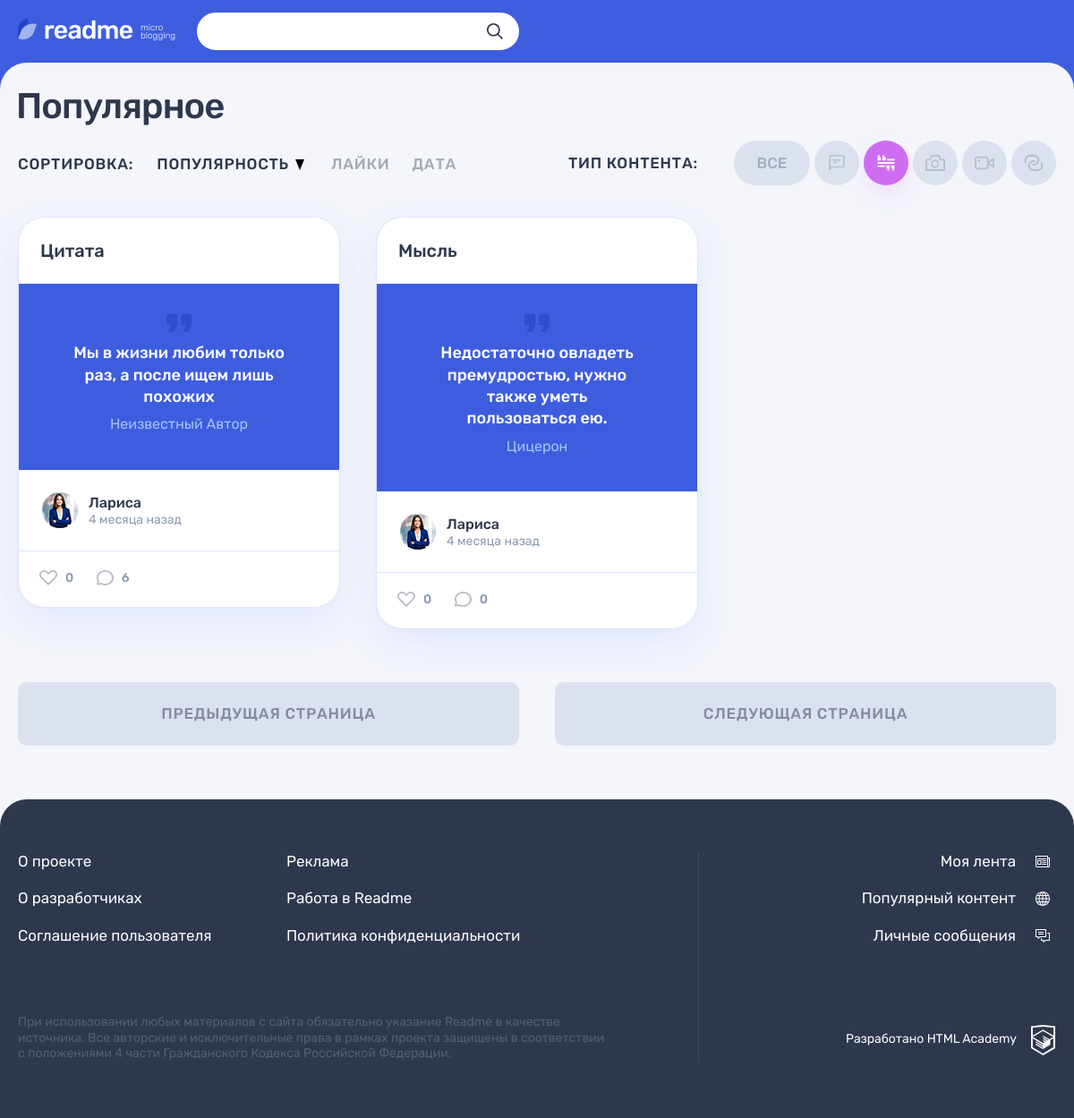
/popular.php?type_id=2&sort_type=popular&sort_direction=desc&page=1 (signed in), run on the app's committed database.
### tables this page shows
CREATE TABLE `types`
(
    `id`         INT UNSIGNED                       NOT NULL AUTO_INCREMENT PRIMARY KEY,
    `title`      VARCHAR(255)                       NOT NULL,
    `icon_url`   VARCHAR(2048)                      NOT NULL,
    `created_at` DATETIME DEFAULT CURRENT_TIMESTAMP NOT NULL,
    `updated_at` DATETIME DEFAULT CURRENT_TIMESTAMP ON UPDATE CURRENT_TIMESTAMP
);

CREATE TABLE `posts`
(
    `id`               INT UNSIGNED                           NOT NULL AUTO_INCREMENT PRIMARY KEY,
    `created_at`       DATETIME     DEFAULT CURRENT_TIMESTAMP NOT NULL,
    `updated_at`       DATETIME     DEFAULT CURRENT_TIMESTAMP ON UPDATE CURRENT_TIMESTAMP,
    `title`            VARCHAR(255)                           NOT NULL,
    `content`          TEXT                                   NULL,
    `author_quote`     VARCHAR(255)                           NULL,  
    `image_url`        VARCHAR(2048)                          NULL,
    `video_url`        VARCHAR(2048)                          NULL,
    `website_url`      VARCHAR(2048)                          NULL,
    `views_count`      INT UNSIGNED DEFAULT 0,                       
    `repost_flag`      BOOL         DEFAULT FALSE,                   
    `original_post_id` INT UNSIGNED,                                 
    `user_id`          INT UNSIGNED                           NOT NULL,
    `type_id`          INT UNSIGNED                           NOT NULL,
    FOREIGN KEY (user_id) REFERENCES users (id),
    FOREIGN KEY (type_id) REFERENCES types (id)
);

CREATE TABLE `users`
(
    `id`         INT UNSIGNED                       NOT NULL AUTO_INCREMENT PRIMARY KEY,
    `email`      VARCHAR(255)                       NOT NULL,
    `login`      VARCHAR(255)                       NOT NULL,
    `password`   VARCHAR(255)                       NOT NULL,
    `avatar_url` VARCHAR(2048)                      NOT NULL,
    `created_at` DATETIME DEFAULT CURRENT_TIMESTAMP NOT NULL,
    `updated_at` DATETIME DEFAULT CURRENT_TIMESTAMP ON UPDATE CURRENT_TIMESTAMP
);

### functions/functions.php (called while the page is built, shortened)
<?php
function includeTemplate($name, array $data = [])
{
    $name = 'templates/' . $name;
    extract($data);
    require $name;
    $result = ob_get_clean();
    return $result;
}
function getNounPluralForm(int $number, string $one, string $two, string $many)
{
    $mod10 = $number % 10;
    switch (true) {
        case ($mod10 >= 2 && $mod10 <= 4):
            return $two;
    }
}
function publicationLife($publishTime)
{
    $differentTime = time() - strtotime($publishTime);
    switch (true) {
        case ($differentTime >= 2419200):
            $differentTime = floor($differentTime / 2419200);
            return "{$differentTime} " .
                getNounPluralForm(
                    $differentTime,
                    'месяц',
                    'месяца',
                    'месяцев'
                ) . " назад";
    }
}
function popularAddClass($pageParams, $sortType)
{
    $popularAddClass = '';
    if (!empty($pageParams['sort_type']) && $pageParams['sort_type'] == $sortType) {
        $popularAddClass .= " sorting__link--active";
    }
    return $popularAddClass;
}
function getPageDefaultParams()
{
    return [
        "type_id" => [0, 1, 2, 3, 4, 5],
        "sort_type" => ["popular", "like", "date"],
        "sort_direction" => ["asc", "desc"]
    ];
}
function popularParams()
{
    $avail_params = getPageDefaultParams();
    $page_params = ["type_id" => 0, "sort_type" => "popular", "sort_direction" => "desc", "page" => 1];
    if (!empty($_GET["type_id"])) {
        $type_id = filter_input(INPUT_GET, "type_id", FILTER_SANITIZE_NUMBER_INT);
        if (in_array($type_id, $avail_params["type_id"])) {
            $page_params["type_id"] = $type_id;
        }
    }
    if (!empty($_GET["sort_type"])) {
        $sort_type = filter_input(INPUT_GET, "sort_type", FILTER_SANITIZE_STRING);
        if (in_array($sort_type, $avail_params["sort_type"])) {
            $page_params["sort_type"] = $sort_type;
        }
    }
    if (!empty($_GET["sort_direction"])) {
        $sort_direction = filter_input(INPUT_GET, "sort_direction", FILTER_SANITIZE_STRING);
        if (in_array($sort_direction, $avail_params["sort_direction"])) {
            $page_params["sort_direction"] = $sort_direction;
        }
    }
    if (!empty($_GET["page"])) {
        $page = filter_input(INPUT_GET, "page", FILTER_SANITIZE_NUMBER_INT);
        $page_params["page"] = $page;
    }
    return $page_params;
}
function modPageParams($pageParams = [], array $modParams = [], $reverseSort = false, $changePage = false)
{
    if (!empty($modParams["sort_type"]) && $pageParams["sort_type"] != $modParams["sort_type"]) {
        $reverseSort = false;
        $pageParams["sort_direction"] = "desc";
    }
    if ($reverseSort) {
        $pageParams['sort_direction'] = ($pageParams['sort_direction'] == 'asc') ? 'desc' : 'asc';
    }
    if ($changePage == false){
        $pageParams['page'] = 1;
    }
    foreach ($modParams as $mod => $value) {
        $pageParams[$mod] = $value;
    }
    return $pageParams;
}
function getModPageQuery($pageParams = [], array $modParams = [], $reverseSort = false, $changePage = false)
{
    $params = modPageParams($pageParams, $modParams, $reverseSort, $changePage);
    return http_build_query($params);
}
function htmlTime($publishTime):string
{
    return 'datetime="' . $publishTime . '" title="' . date('d.m.Y H:i', strtotime($publishTime)) . '"';
}

### sql-connect.php (called while the page is built, shortened)
<?php
function getContentTypes($connect)
{
    $sqlCategory = "SELECT id, title, icon_url FROM types";
    $resultCategory = mysqli_query($connect, $sqlCategory);
    return mysqli_fetch_all($resultCategory, MYSQLI_ASSOC);
}
function getListPosts($connect, $typeId, $sortType, $sortDirection, $offset)
{
    $order = "";
    switch ($sortType) {
        case 'popular':
            $order = " posts.views_count $sortDirection ";
            break;
    }
    $limit = "LIMIT " . QUANTITY_POPULAR_POSTS . " OFFSET $offset";
    $sqlPosts = "SELECT
        posts.id,
        posts.title,
        types.id AS 'type_id',
        types.title AS 'type_title',
        posts.content,
        posts.author_quote,
        posts.image_url,
        posts.video_url,
        posts.website_url,
        posts.created_at,
        users.id AS 'user_id',
        users.login AS 'user_login',
        users.avatar_url AS 'user_avatar_url',
        posts.views_count,
        (SELECT COUNT(likes.user_id) FROM likes WHERE likes.post_id = posts.id) AS 'count_post_likes',
        (SELECT COUNT(comments.id) FROM comments WHERE comments.post_id=posts.id) AS 'count_post_comments'
FROM posts
          INNER JOIN users ON posts.user_id = users.id
          INNER JOIN types ON posts.type_id = types.id
WHERE $typeId > 0 AND types.id = $typeId OR $typeId = 0 AND types.id >= $typeId
ORDER BY " . $order . $limit;
    $resultPosts = mysqli_query($connect, $sqlPosts);
    return mysqli_fetch_all($resultPosts, MYSQLI_ASSOC);
}
function getCountPosts($connect, $typeId, $sortType, $sortDirection)
{
    $sqlPosts = "SELECT posts.id FROM posts
          INNER JOIN types ON posts.type_id = types.id
WHERE $typeId > 0 AND types.id = $typeId OR $typeId = 0 AND types.id >= $typeId";
    $resultPosts = mysqli_query($connect, $sqlPosts);
    return mysqli_affected_rows($connect);
}

### functions/validate-functions.php (called while the page is built, shortened)
<?php
function htmlValidate($text)
{
    return htmlspecialchars($text, ENT_QUOTES | ENT_SUBSTITUTE, 'UTF-8');
}

### templates/popular-page.php (the view, shortened to what this page needs)
<section class="page__main page__main--popular">
    <div class="container">
        <h1 class="page__title page__title--popular">Популярное</h1>
    </div>
    <div class="popular container">
        <div class="popular__filters-wrapper">
            <div class="popular__sorting sorting">
                <b class="popular__sorting-caption sorting__caption">Сортировка:</b>
                <ul class="popular__sorting-list sorting__list">
                    <li class="sorting__item sorting__item--popular">
                        <a class="sorting__link<?= popularAddClass($pageParams, 'popular'); ?>"
                           href="/popular.php?<?= getModPageQuery($pageParams, ["sort_type" => "popular"], true); ?>">
                            <span>Популярность</span>
                            <svg class="sorting__icon" width="10" height="12">
                                <use xlink:href="#icon-sort"></use>
                            </svg>
                        </a>
                    </li>
                    <li class="sorting__item">
                        <a class="sorting__link<?= popularAddClass($pageParams, 'like'); ?>"
                           href="/popular.php?<?= getModPageQuery($pageParams, ["sort_type" => "like"], true); ?>">
                            <span>Лайки</span>
                        </a>
                    </li>
                    <li class="sorting__item">
                        <a class="sorting__link<?= popularAddClass($pageParams, 'date'); ?>"
                           href="/popular.php?<?= getModPageQuery($pageParams, ["sort_type" => "date"], true); ?>">
                            <span>Дата</span>
                        </a>
                    </li>
                </ul>
            </div>
            <div class="popular__filters filters">
                <b class="popular__filters-caption filters__caption">Тип контента:</b>
                <ul class="popular__filters-list filters__list">
                    <li class="popular__filters-item popular__filters-item--all filters__item filters__item--all">
                        <a class="filters__button filters__button--ellipse filters__button--all
                        <?= $pageParams["type_id"] == 0 ? "filters__button--active" : "" ?>"
                           href="/popular.php">
                            <span>Все</span>
                        </a>
                    </li>
                    <?php foreach ($types as $type): ?>
                        <li class="popular__filters-item filters__item">
                            <a class="filters__button filters__button--<?= $type['title'] ?> button
                            <?= (isset($type['id']) && $pageParams["type_id"] == $type['id']) ? "filters__button--active" : "" ?>"
                               href="/popular.php?<?= getModPageQuery(
                                   $pageParams,
                                   [
                                       "type_id" => $type["id"],
                                       "sort_type" => "popular"
                                   ]
                               ); ?>">
                                <svg class="filters__icon" width="22" height="18">
                                    <use xlink:href="#<?= $type['icon_url'] ?>"></use>
                                </svg>
                            </a>
                        </li>
                    <?php endforeach; ?>
                </ul>
            </div>
        </div>
        <div class="popular__posts">
            <?php foreach ($posts as $post): ?>
                <article class="popular__post post post-<?= $post['type_title'] ?>">
                    <header class="post__header">
                        <h2>
                            <a href="/post.php?id=<?= $post['id'] ?>">
                                <?= htmlValidate($post['title']) ?>
                            </a>
                        </h2>
                    </header>
                    <div class="post__main">
                        <?= includeTemplate("forms-posts/" . $post['type_title'] . "-post.php", ['post' => $post]); ?>
                    </div>
                    <footer class="post__footer">
                        <div class="post__author">
                            <a class="post__author-link" href="/profile.php?id=<?= $post['user_id'] ?>" title="Автор">
                                <div class="post__avatar-wrapper">
                                    <img class="post__author-avatar"
                                         src="img/<?= htmlValidate($post['user_avatar_url']) ?>"
                                         alt="Аватар пользователя">
                                </div>
                                <div class="post__info">
                                    <b class="post__author-name"><?= strip_tags(
                                            $post['user_login']
                                        ) ?></b>
                                    <time class="post__time" <?= htmlTime($post['created_at']) ?>>
                                        <?= publicationLife($post['created_at']) ?>
                                    </time>
                                </div>
                            </a>
                        </div>
                        <div class="post__indicators">
                            <div class="post__buttons">
                                <a class="post__indicator post__indicator--likes button" href="#" title="Лайк">
                                    <svg class="post__indicator-icon" width="20" height="17">
                                        <use xlink:href="#icon-heart"></use>
                                    </svg>
                                    <span><?= $post['count_post_likes'] ?></span>
                                </a>
                                <a class="post__indicator post__indicator--comments button"
                                   href="/post.php?id=<?= $post['id'] ?>"
                                   title="Комментарии">
                                    <svg class="post__indicator-icon" width="19" height="17">
                                        <use xlink:href="#icon-comment"></use>
                                    </svg>
                                    <span><?= $post['count_post_comments'] ?></span>
                                </a>
                            </div>
                        </div>
                    </footer>
                </article>
            <?php endforeach ?>
        </div>
        <div class="popular__page-links">
            <? if ($pageParams['page'] - 1 <= 0): ?>
                <span class="popular__page-link popular__page-link--prev button--gray">Предыдущая страница</span>
            <? else: ?>
                <a class="popular__page-link popular__page-link--prev button button--gray"
                   href="/popular.php?<?= getModPageQuery($pageParams, ["page" => $pageParams['page'] - 1],false,true); ?>">
                    Предыдущая страница</a>
            <? endif; ?>
            <? if ($pageParams['page'] + 1 > ($countPosts / QUANTITY_POPULAR_POSTS)): ?>
                <span class="popular__page-link popular__page-link--prev button--gray">Следующая страница</span>
            <? else: ?>
                <a class="popular__page-link popular__page-link--next button button--gray"
                   href="/popular.php?<?= getModPageQuery($pageParams, ["page" => $pageParams['page'] + 1],false,true); ?>">
                    Следующая страница</a>
            <? endif; ?>
        </div>
    </div>
</section>

### templates/forms-posts/quote-post.php
<blockquote>
    <p><?= htmlValidate($post['content']) ?></p>
    <cite>
        <?= $post['author_quote'] ?? "Неизвестный Автор"; ?>
    </cite>
</blockquote>

### data on the page
posts: title "Цитата", content "Мы в жизни любим только раз, а после ищем лишь похожих", author_quote "Неизвестный Автор", user.avatar_url (picture), user.login "Лариса", created_at "4 месяца назад", count_post_likes "0", count_post_comments "6"
posts: title "Мысль", content "Недостаточно овладеть премудростью, нужно также уметь пользоваться ею.", author_quote "Цицерон", user.avatar_url (picture), user.login "Лариса", created_at "4 месяца назад", count_post_likes "0", count_post_comments "0"
